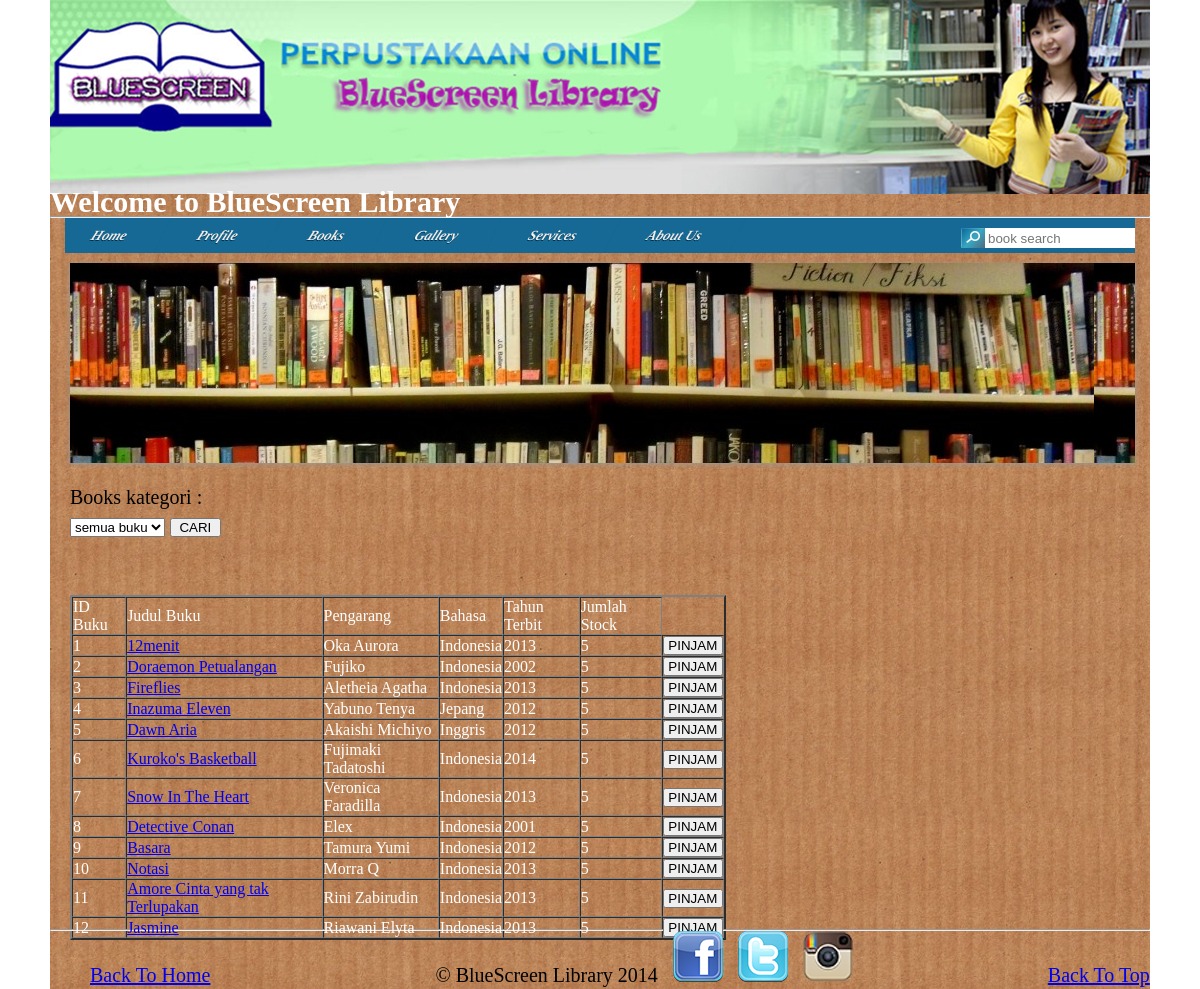
The page /books.php on the database its author committed.
### tables this page shows
CREATE TABLE IF NOT EXISTS `buku` (
  `id_buku` int(11) NOT NULL AUTO_INCREMENT,
  `judul` varchar(50) NOT NULL,
  `pengarang` varchar(50) NOT NULL,
  `bahasa` varchar(50) NOT NULL,
  `tahun` varchar(5) NOT NULL,
  `stok` int(11) NOT NULL,
  `status` varchar(50) NOT NULL,
  `sinopsis` varchar(1000) NOT NULL,
  `gambar` text NOT NULL,
  PRIMARY KEY (`id_buku`)
);

### books.php (the view, shortened to what this page needs)
<?php
	include("header.php");
?>
<div class="konten">
	<div id="sliderFrame">
    <div id="slider">
    </div>
	</div>
Books kategori :
<form method="POST">
<select name="kategori">
	<option value=""> semua buku </option>
</select>
<input type="submit" name="cari" value="  CARI  " />
</form>
<br />
<?php
$sql = "SELECT * FROM buku WHERE 1=1 ";
	$hasil = mysqli_query($koneksi,$sql);
?>
<br />
	<table width="656" border="2" cellspacing="0" cellpadding="2" style="color:white;">
		<tr>
			<td>ID Buku</td>
			<td>Judul Buku</td>
			<td>Pengarang</td>
			<td>Bahasa</td>
			<td>Tahun Terbit</td>
			<td>Jumlah Stock</td>
		</tr>
		<?php
			$i = 0;
			while ($buku = mysqli_fetch_row($hasil)){
			$i += 1;
		?>
		<tr>
			<td><?php echo $i; ?></td>
			<td>
				<a href="buku.php?id_buku=<?php echo $buku[0];?>"><?php echo $buku[1] ?> </a>
			</td>
			<td><?php echo $buku[2]; ?></td>
			<td><?php echo $buku[3]; ?></td>
			<td><?php echo $buku[4]; ?></td>
			<td><?php echo $buku[5]; ?></td>
			<td>
				<form method="POST" action="pinjam.php?id_buku=<?php echo $buku[0];?>">
					<input type="submit" name="tambah" value=" PINJAM " >
				</form>
		</tr>
		<?php } ?>
	</table>
	</div>
	<br />
<?php
	include("footer.php");
?>

### header.php (shortened to what this page needs)
<html>
<head>
	<link href="index.css" media="all" rel="stylesheet" type="text/css" />
</head>
<body>
	<div id="bungkus">
	<img src="gambar/banner.jpg"></img>
	<marquee><h2 style="margin-top: -6px;"><font color="white"> Welcome to BlueScreen Library </font></h2></marquee>
	<hr style="color: #4B7B9F;">
	<div id='cat-nav'>
		<ul class='fl' id='secnav'>
			<li><a href='check_login.php'>Home</a></li>
			<li><a href='profile.php'>Profile</a></li>
			<li><a href='books.php'>Books</a></li>
			<li><a href='gallery.php'>Gallery</a></li>
			<li><a href='services.php'>Services</a></li>
			<li><a href='about.php'>About Us</a></li>
		</ul>
	<form method="POST" action="search.php">
		<input type="text" name="cari" style="width:150px; border:0px solid; height:20px; padding:0px 3px; position:relative; float: right; margin-top: 10px;" placeholder="book search">
		<img src="gambar/searchbutton.gif" style="margin-top:10px; float: right;">
	</form>
	</div>

### footer.php (shortened to what this page needs)
	<br />
	<hr style="color: #4B7B9F;">
	&nbsp &nbsp &nbsp &nbsp <a href="check_login.php">Back To Home</a>
	&nbsp &nbsp &nbsp &nbsp &nbsp &nbsp &nbsp &nbsp &nbsp &nbsp &nbsp &nbsp &nbsp &nbsp &nbsp &nbsp &nbsp &nbsp &nbsp &nbsp &nbsp &nbsp
	&copy; BlueScreen Library 2014
	&nbsp
	<a href="https://www.facebook.com/vdrico.blaze"><img src="gambar/fb.png" /></a> &nbsp
	<a href="https://www.twitter.com"><img src="gambar/tw.png" /></a> &nbsp
	<a href="https://instagram.com"><img src="gambar/in.png" /></a> &nbsp
	<a href="#">Back To Top</a>
	</div>
</body>
</html>

### index.css (style rules this page uses)
#bungkus { position: center; margin: 0 auto; width: 1100px; background:transparent url(gambar/bgbody.jpg) repeat top left; }
.konten { margin-top: 20px; margin-left: 20px; width: 750px; height: 600px; }
* { margin:0; padding:0; }
body { font-family: Cambria, serif; font-size: 20px; font-style: normal; font-weight: normal; letter-spacing: normal; line-height: 1.4em; background:white; }
#cat-nav { background:#156994; margin:0 15px; padding:0; height:35px; }
#cat-nav a { color:#eee; text-decoration:none; text-shadow: #033148 0px 1px 0px; border-right:1px solid #156994; }
#secnav, #secnav ul { position:relative; z-index:100; margin:0; padding:0; list-style:none; line-height:1; background:#0d5e88; transform: skewX(-25deg); transform-origin: left top; }
#secnav a { font-family:Georgia, "Times New Roman", Times, serif; font-style:italic; font-weight:700; font-size:14px; display:block; z-index:100; padding:0 35px; line-height:35px; text-decoration:none; }
#secnav li { float:left; width: auto; height:35px; }
#cat-nav #secnav { width:100%;margin:0 auto; }
#sliderFrame { position:relative; width:1065px; height:200px; margin: 0 auto; padding-bottom: 10; top:-10px; }
#slider, #slider div.sliderInner { width:1065px; height:200px; }
#slider { background:#fff url('./uas1/js/loading.gif') no-repeat 50% 50%; position:relative; margin:0 auto; transform: translate3d(0,0,0); box-shadow: 0px 1px 5px #999999; }

### rows shown on the page
buku: judul "12menit", pengarang "Oka Aurora", bahasa "Indonesia", tahun "2013", stok "5"
buku: judul "Doraemon Petualangan", pengarang "Fujiko", bahasa "Indonesia", tahun "2002", stok "5"
buku: judul "Fireflies", pengarang "Aletheia Agatha", bahasa "Indonesia", tahun "2013", stok "5"
buku: judul "Inazuma Eleven", pengarang "Yabuno Tenya", bahasa "Jepang", tahun "2012", stok "5"
buku: judul "Dawn Aria", pengarang "Akaishi Michiyo", bahasa "Inggris", tahun "2012", stok "5"
buku: judul "Kuroko's Basketball", pengarang "Fujimaki Tadatoshi", bahasa "Indonesia", tahun "2014", stok "5"
buku: judul "Snow In The Heart", pengarang "Veronica Faradilla", bahasa "Indonesia", tahun "2013", stok "5"
buku: judul "Detective Conan", pengarang "Elex", bahasa "Indonesia", tahun "2001", stok "5"
buku: judul "Basara", pengarang "Tamura Yumi", bahasa "Indonesia", tahun "2012", stok "5"
buku: judul "Notasi", pengarang "Morra Q", bahasa "Indonesia", tahun "2013", stok "5"
buku: judul "Amore Cinta yang tak Terlupakan", pengarang "Rini Zabirudin", bahasa "Indonesia", tahun "2013", stok "5"
buku: judul "Jasmine", pengarang "Riawani Elyta", bahasa "Indonesia", tahun "2013", stok "5"
